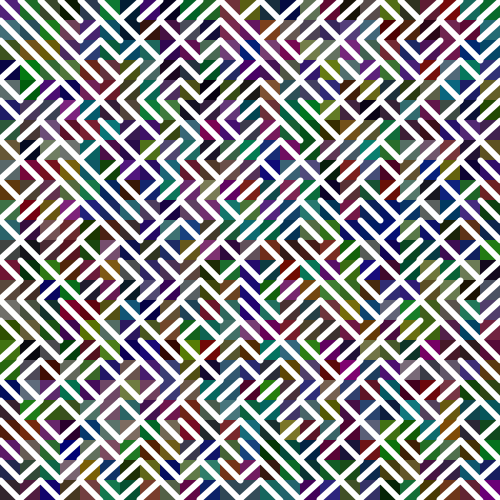
Frame 1 (no input)
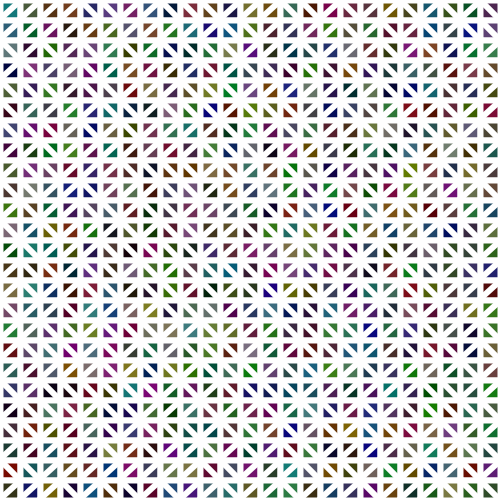
Frame 2 (the mouse pressed at the canvas centre, redrawn once)

The Processing sketch that drew these frames (run headless with seeded random() and noise(); the mouse was pressed at the canvas centre and the sketch redrawn once):

// Processing sketch: s171
// ── s171.pde
// Alexandre B A Villares - https://abav.lugaralgum.com/sketch-a-day
// Inpired on http://10print.org/
// s171 180619

int tam = 20;

void setup() {
  rectMode(CENTER);
  size(500, 500);
  noStroke();
  noLoop();
}
void draw() {
  background(0);
  int num = int(width/tam);
  for (int i = 0; i < num; i=i+1) {
    for (int j = 0; j < num; j=j+1) {
      fill(random(128), random(128), random(128));
      rect(tam/2+j*tam, tam/2+i*tam, tam, tam);
    }
  }
  for (int i = 0; i < num; i=i+1) {
    for (int j = 0; j < num; j=j+1) {
      stroke(255);
      strokeWeight(6);
      pushMatrix();      
      translate(tam/2+j*tam, tam/2+i*tam);
      rotate(HALF_PI * int(random(2)));
      line(-tam/2, -tam/2, tam/2, tam/2);
      popMatrix();
    }
  }
}
